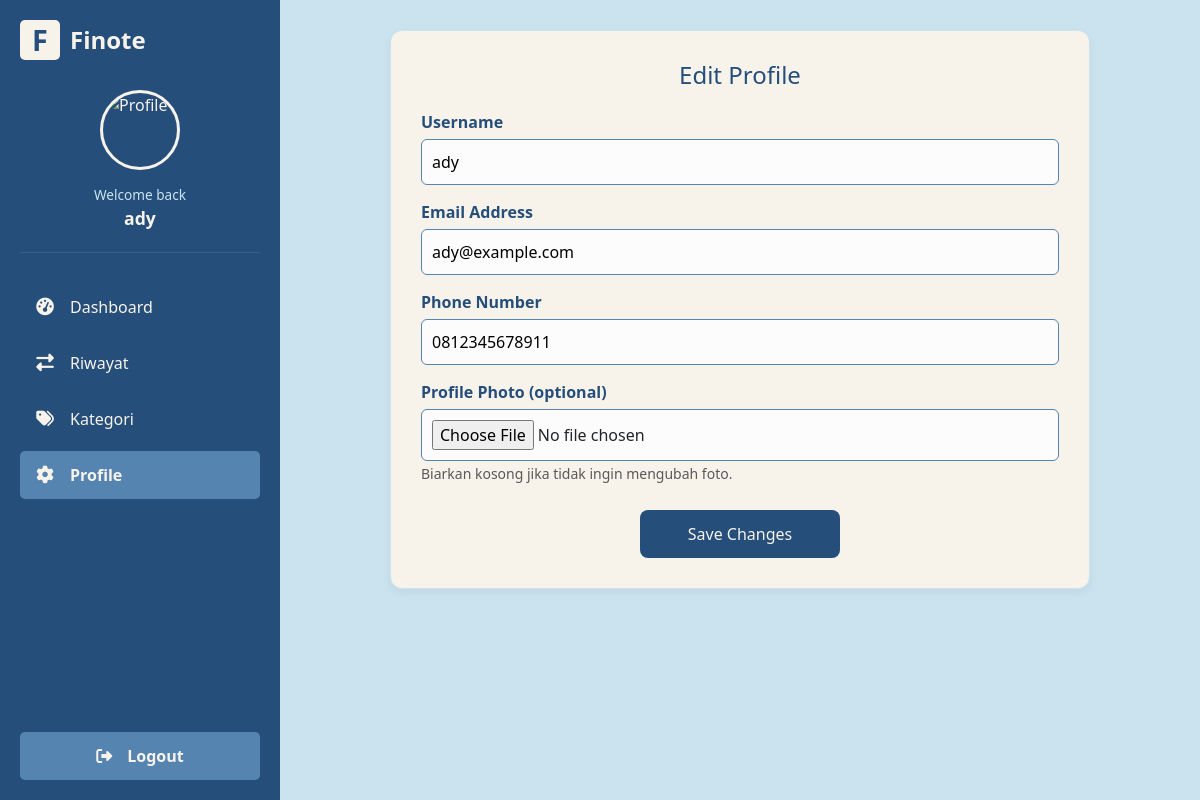
/user/edit_profile.php (signed in), run on an earlier commit of the app's database.
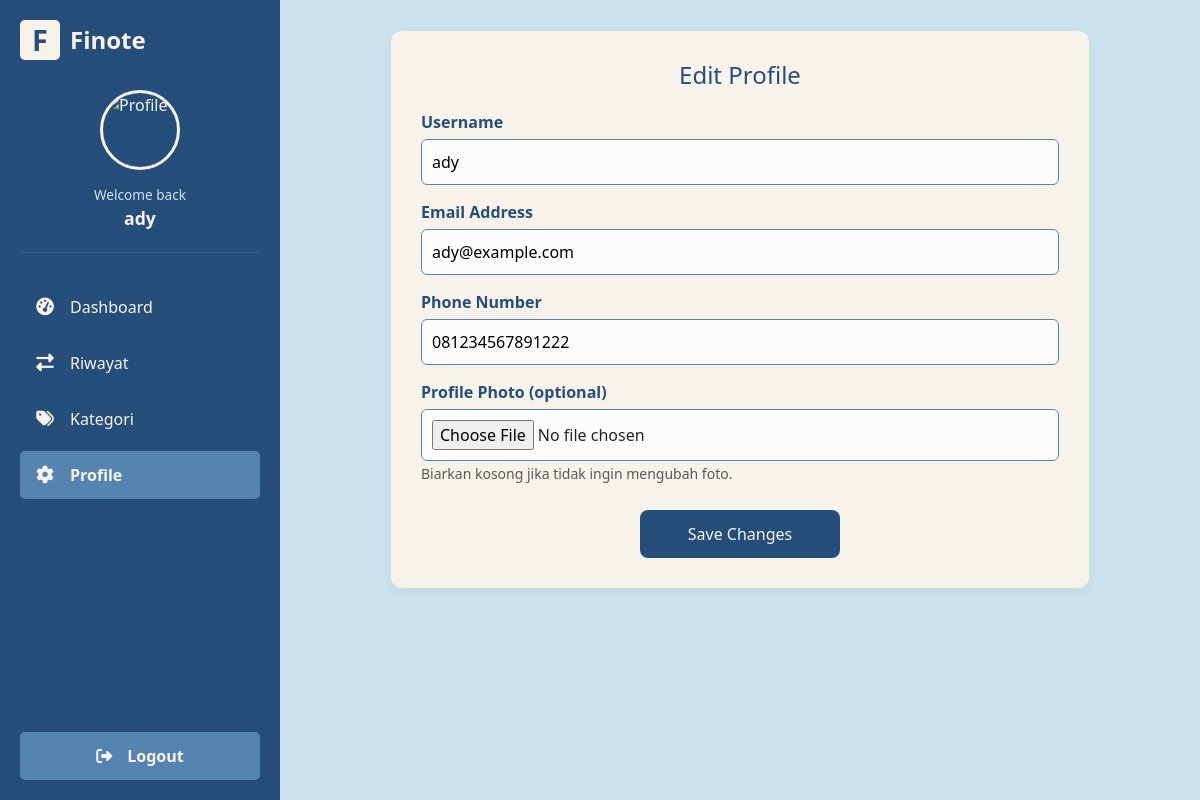
And on a later commit of the database.
### tables this page shows
CREATE TABLE `users` (
  `id` int NOT NULL,
  `username` varchar(50) NOT NULL,
  `email` varchar(100) NOT NULL,
  `password` varchar(255) NOT NULL,
  `photo` varchar(255) DEFAULT NULL,
  `role` enum('user','admin') NOT NULL DEFAULT 'user',
  `created_at` datetime DEFAULT CURRENT_TIMESTAMP,
  `phone` varchar(20) DEFAULT NULL
);

### includes/auth.php (called while the page is built, shortened)
<?php
function get_user_id() {
    return isset($_SESSION['id']) ? $_SESSION['id'] : null;
}
?>

### user/edit_profile.php (the view, shortened to what this page needs)
<?php
require_once '../includes/auth.php';
$id = get_user_id();
$username = '';
$email = '';
$phone = '';
$query = "SELECT username, email, photo, phone FROM users WHERE id = ?";
if ($stmt = $conn->prepare($query)) {
    $stmt->bind_param("i", $id);
    if ($stmt->execute()) {
        $result = $stmt->get_result();
        if ($result->num_rows === 1) {
            $data = $result->fetch_assoc();
            $username = $data['username'];
            $email = $data['email'];
            $photo_db = $data['photo'] ?? '';
            $phone = $data['phone'] ?? '';
            $photo_path = (!empty($photo_db) && file_exists('uploads/' . $photo_db))
                          ? BASE_URL . '/uploads/' . $photo_db
                          : BASE_URL . '/assets/profile.jpeg';
        } else {
            die("User tidak ditemukan.");
        }
    } else {
        die("Error mengambil data user: " . $conn->error);
    }
} else {
    die("Error menyiapkan query: " . $conn->error);
}
?>
<!DOCTYPE html>
<html lang="id">
<head>
    <link href="https://cdn.jsdelivr.net/npm/bootstrap@5.3.3/dist/css/bootstrap.min.css" rel="stylesheet">
    <link rel="stylesheet" href="https://cdnjs.cloudflare.com/ajax/libs/font-awesome/6.5.2/css/all.min.css" />
</head>
<body>
    <div class="sidebar">
        <div class="top">
            <div class="logo">
                <div class="logo-icon">F</div> Finote
            </div>
            <div class="profile-sidebar">
                <img src="<?= htmlspecialchars($photo_path) ?>" alt="Profile" />
                <span class="welcome">Welcome back</span>
                <p><?= htmlspecialchars($username) ?></p>
            </div>
            <ul>
                <li><a href="<?= BASE_URL ?>/user/dashboard.php"><i class="fas fa-tachometer-alt"></i> Dashboard</a></li>
                <li><a href="<?= BASE_URL ?>/user/riwayat.php"><i class="fas fa-exchange-alt"></i> Riwayat</a></li>
                <li><a href="<?= BASE_URL ?>/user/categories.php"><i class="fas fa-tags"></i> Kategori</a></li>
                <li class="active"><a href="<?= BASE_URL ?>/user/profile.php"><i class="fas fa-cog"></i> Profile</a></li>
            </ul>
        </div>
        <div class="logout">
            <a href="<?= BASE_URL ?>/logout.php">
                <i class="fas fa-sign-out-alt"></i> Logout
            </a>
        </div>
    </div>
    <div class="main-content">
        <div class="section-card">
            <h2>Edit Profile</h2>
            <form action="<?= BASE_URL ?>/user/update_profile.php" method="POST" enctype="multipart/form-data">
                <label for="first_name">Username</label> <input type="text" id="first_name" name="username" value="<?= htmlspecialchars($username) ?>" required />
                <label for="email">Email Address</label>
                <input type="email" id="email" name="email" value="<?= htmlspecialchars($email) ?>" required />
                <label for="phone">Phone Number</label>
                <input type="tel" id="phone" name="phone" value="<?= htmlspecialchars($phone) ?>" required />
                <label for="photo">Profile Photo (optional)</label>
                <input type="file" id="photo" name="photo" accept="image/*" />
                <small class="form-text text-muted">Biarkan kosong jika tidak ingin mengubah foto.</small>
                <button type="submit" class="btn-submit">Save Changes</button>
            </form>
        </div>
    </div>
</body>
</html>

What changed in the data, as far as the page shows it:
changed users "ady": phone "0812345678911" → "081234567891222"
